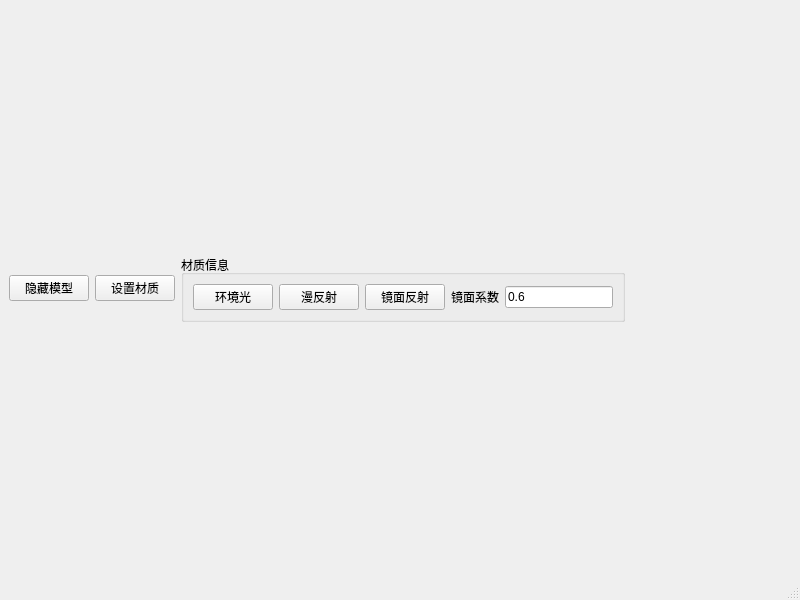
<?xml version="1.0" encoding="UTF-8"?>
<ui version="4.0">
 <class>MainWindow</class>
 <widget class="QMainWindow" name="MainWindow">
  <property name="geometry">
   <rect>
    <x>0</x>
    <y>0</y>
    <width>800</width>
    <height>600</height>
   </rect>
  </property>
  <property name="windowTitle">
   <string>Qt3D教程</string>
  </property>
  <widget class="QWidget" name="centralwidget">
   <layout class="QVBoxLayout" name="verticalLayout">
    <item>
     <layout class="QHBoxLayout" name="horizontalLayout">
      <item>
       <widget class="QPushButton" name="showModelButton">
        <property name="text">
         <string>隐藏模型</string>
        </property>
       </widget>
      </item>
      <item>
       <widget class="QPushButton" name="materialButtton">
        <property name="text">
         <string>设置材质</string>
        </property>
        <property name="checkable">
         <bool>true</bool>
        </property>
       </widget>
      </item>
      <item>
       <widget class="QGroupBox" name="groupBox">
        <property name="sizePolicy">
         <sizepolicy hsizetype="Preferred" vsizetype="Fixed">
          <horstretch>0</horstretch>
          <verstretch>0</verstretch>
         </sizepolicy>
        </property>
        <property name="title">
         <string>材质信息</string>
        </property>
        <layout class="QHBoxLayout" name="horizontalLayout_2">
         <item>
          <widget class="QPushButton" name="ambientButton">
           <property name="text">
            <string>环境光</string>
           </property>
          </widget>
         </item>
         <item>
          <widget class="QPushButton" name="diffuseButton">
           <property name="text">
            <string>漫反射</string>
           </property>
          </widget>
         </item>
         <item>
          <widget class="QPushButton" name="specularButton">
           <property name="text">
            <string>镜面反射</string>
           </property>
          </widget>
         </item>
         <item>
          <widget class="QLabel" name="label">
           <property name="text">
            <string>镜面系数</string>
           </property>
          </widget>
         </item>
         <item>
          <widget class="QLineEdit" name="shininessEdit">
           <property name="text">
            <string>0.6</string>
           </property>
          </widget>
         </item>
        </layout>
       </widget>
      </item>
      <item>
       <spacer name="horizontalSpacer">
        <property name="orientation">
         <enum>Qt::Horizontal</enum>
        </property>
        <property name="sizeHint" stdset="0">
         <size>
          <width>40</width>
          <height>20</height>
         </size>
        </property>
       </spacer>
      </item>
     </layout>
    </item>
   </layout>
  </widget>
  <widget class="QMenuBar" name="menubar">
   <property name="geometry">
    <rect>
     <x>0</x>
     <y>0</y>
     <width>800</width>
     <height>23</height>
    </rect>
   </property>
  </widget>
  <widget class="QStatusBar" name="statusbar"/>
 </widget>
 <resources/>
 <connections>
  <connection>
   <sender>materialButtton</sender>
   <signal>toggled(bool)</signal>
   <receiver>groupBox</receiver>
   <slot>setVisible(bool)</slot>
   <hints>
    <hint type="sourcelabel">
     <x>129</x>
     <y>295</y>
    </hint>
    <hint type="destinationlabel">
     <x>227</x>
     <y>325</y>
    </hint>
   </hints>
  </connection>
 </connections>
</ui>
